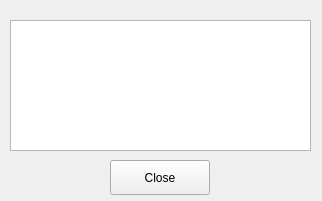
<?xml version="1.0" encoding="UTF-8"?>
<ui version="4.0">
 <class>Warning</class>
 <widget class="QWidget" name="Warning">
  <property name="geometry">
   <rect>
    <x>0</x>
    <y>0</y>
    <width>322</width>
    <height>201</height>
   </rect>
  </property>
  <property name="windowTitle">
   <string>Error: Can not find path</string>
  </property>
  <widget class="QTextBrowser" name="TextBox">
   <property name="geometry">
    <rect>
     <x>10</x>
     <y>20</y>
     <width>301</width>
     <height>131</height>
    </rect>
   </property>
  </widget>
  <widget class="QPushButton" name="Close">
   <property name="geometry">
    <rect>
     <x>110</x>
     <y>160</y>
     <width>100</width>
     <height>35</height>
    </rect>
   </property>
   <property name="text">
    <string>Close</string>
   </property>
  </widget>
 </widget>
 <resources/>
 <connections/>
</ui>
